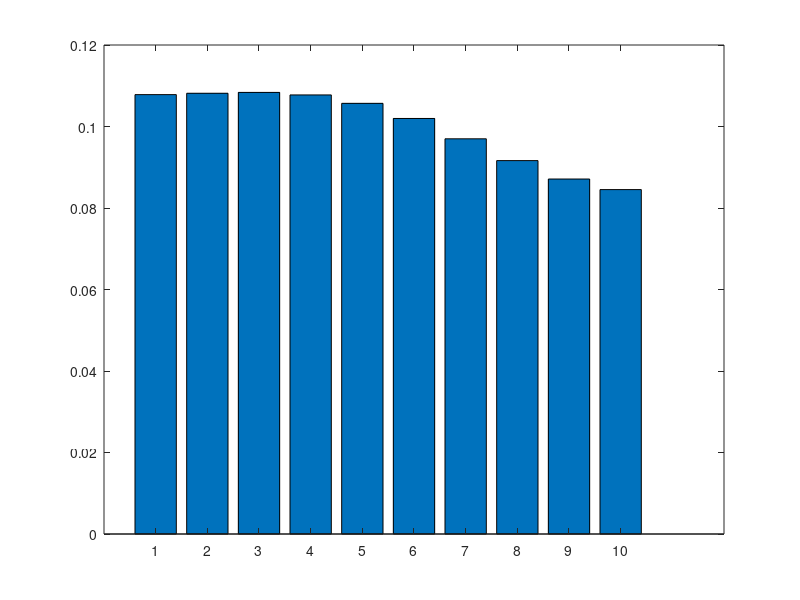
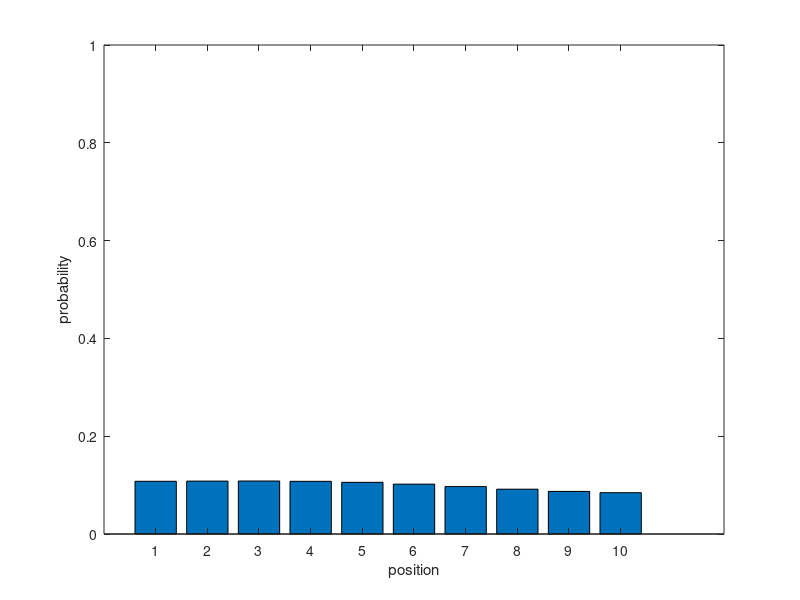

MATLAB code for these plots, in order:
% Define parameters for spreading the butter
k = 5; % Jump frequency in inverse seconds.
dt = 1 / 50; % Time step sufficiently smaller than the inverse jump freq
numBoxes = 10; % Total number of lattice sites
timeSteps = 100; % total number of steps for the simulation

%%

% Initialize matrix to save the distribution over time
prob = zeros(numBoxes, timeSteps);

% For the first time point let's initialize the distribution
initialPosition = round(numBoxes / 2);
prob(initialPosition, 1) = 1;

% initialize time array
timeArray = 0;

%%

% Loop through time
for t=2:timeSteps
    % Handle the case for the left edge
    prob(1, t) = prob(1, t-1) + k * dt * prob(1 + 1, t-1)...
                 - k * dt * prob(1 , t-1);
             
    % Handle the case for the right edge
    prob(end, t) = prob(end, t-1) + k * dt * prob(end - 1, t-1)...
                    - k * dt * prob(end, t-1);
                
    % Loop through the rest of positions
    for n=2:numBoxes - 1
        prob(n, t) = prob(n, t-1) + k * dt * prob(n-1, t-1)...
                     + k * dt * prob(n+1, t-1)...
                     - 2 * k * dt * prob(n, t-1);
    end %for2
    
    timeArray(t) = (t - 1) * dt;
    
end %for1

%%

% Plot the first time point
bar(1:numBoxes, prob(:, end))

%%

% initialize a figure
figure()

% loop through all the time points
for t=1:timeSteps
    bar(1:numBoxes, prob(:, t))
    xlabel('position')
    ylabel('probability')
    ylim([0, 1])
    pause(0.05)
end %for









